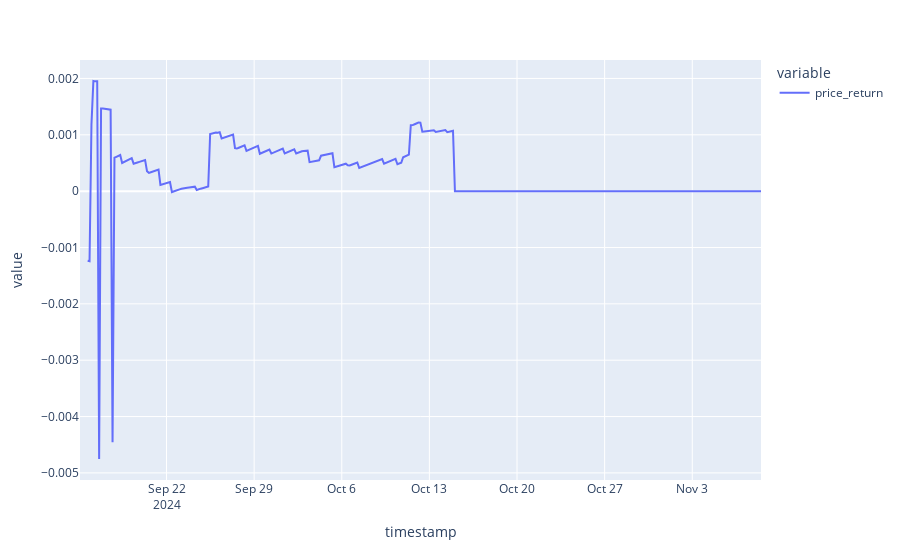

The notebook cell this image was saved under:
### Code cell
px.line(df['price_return'])

### Figure 1 — Plotly figure (JSON) as saved in the notebook; plotly's stock layout.template omitted (floating-point values rounded to 4 significant figures; data arrays with more than 128 entries replaced by an {"elided": "..."} marker saying what was removed)
{"data": [{"hovertemplate": "variable=price_return<br>timestamp=%{x}<br>value=%{y}<extra></extra>", "legendgroup": "price_return", "line": {"color": "#636efa", "dash": "solid"}, "marker": {"symbol": "circle"}, "mode": "lines", "name": "price_return", "orientation": "v", "showlegend": true, "type": "scatter", "x": {"elided": "357 str values"}, "xaxis": "x", "y": {"elided": "357 float values"}, "yaxis": "y"}], "layout": {"legend": {"title": {"text": "variable"}, "tracegroupgap": 0}, "margin": {"t": 60}, "xaxis": {"anchor": "y", "domain": [0, 1], "title": {"text": "timestamp"}}, "yaxis": {"anchor": "x", "domain": [0, 1], "title": {"text": "value"}}}}
